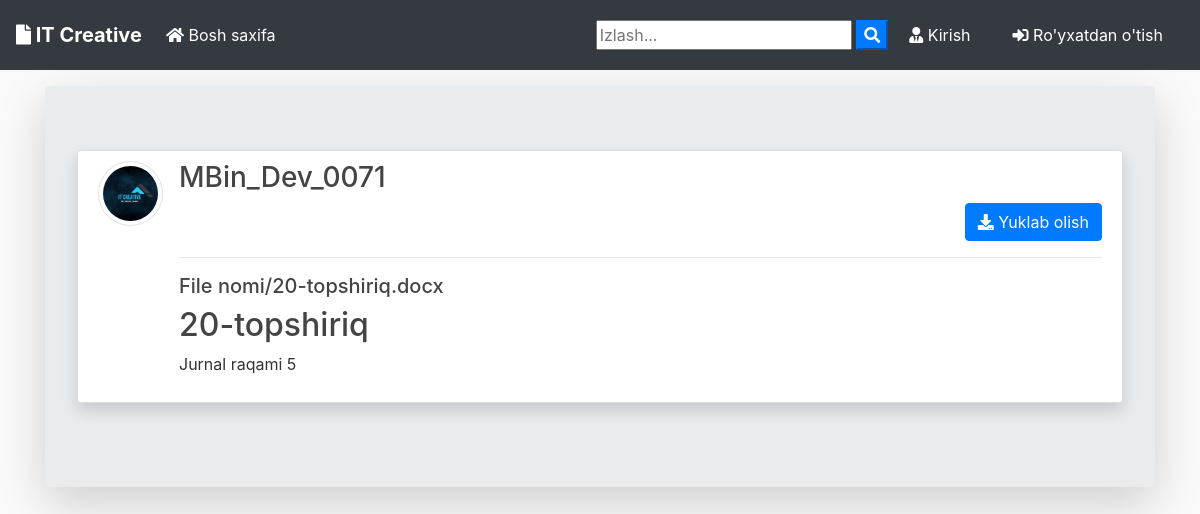
The page /post/29/ on the database its author committed.
### blog/models.py (models this page shows, shortened)
class Post(models.Model):
	title = models.CharField(max_length=100)
	file = models.FileField(null=True,blank=True,upload_to='File nomi')
	content = models.TextField()
	date_posted = models.DateTimeField(default=timezone.now)
	author = models.ForeignKey(User, on_delete=models.CASCADE)
	def extension(self):
		name, extension = os.path.splitext(self.file.name)
		return extension

### users/models.py (models this page shows, shortened)
class Profile(models.Model):
    user = models.OneToOneField(User, on_delete=models.CASCADE)
    image = models.ImageField(default='default.jpg', upload_to='profile_pics')

### blog/views.py (the view)
# urls.py: path('post/<int:pk>/', PostDetailView.as_view(), name='post-detail'),
class PostDetailView(DetailView):
    model = Post
    template_name = 'blog/post_detail.html'

### blog/templates/blog/post_detail.html (shortened to what this page needs)
{% extends "blog/base.html" %}
{% block content %}
<div class="jumbotron mt-3 shadow-lg">
<article class="media content-section shadow ">
   <a href="{{ object.author.profile.image.url }} " target="_blank"> <img src="{{ object.author.profile.image.url }}  " alt="" class="article-img rounded-circle img-thumbnail img-fluid">
   </a>
    <div class="media-body">
      <div class="">
        <div class="d-flex justify-content-between">
        <a class="mr-2 mt-0 mb-0  text-dark" href="{% url 'user-posts' object.author.username  %}"><h3>{{ object.author }}</h3></a>
        </div>
        {% if object.author != user %}
          <div class="form-group mt-0 pt-0 d-flex justify-content-end">
            <a href="{{ object.file.url }}" download class="btn btn-primary flex-last" type="submit"><i class="fas fa-download"></i> Yuklab olish</a>
          </div>
        {% endif %}
        <hr>
      </div>
      <div>
        {% if object.file %}
          {% if object.extension == '.jpg' or object.extension == 'jpeg' or object.extension == 'png' %}
            <a href="{{ object.file.url }}"  download ><img src="{{ object.file.url }}" alt="" class="img-fluid "></a>
            <a href="{{ object.file.url }}"  download class="text-dark"><h5>{{ object.file }}</h5></a>
          {% else %}
            <a href="{{ object.file.url }}"  download class="text-dark"><h5>{{ object.file }}</h5></a>
          {% endif %}
        {% endif %}
      </div>
      <h2>{{ object.title }}</h2>
      <p class="article-content">{{ object.content }}</p>
    </div>
  </article>
{% endblock content %}

### blog/static/blog/main.css (style rules this page uses)
body { background: #fafafa; color: #333333; margin-top: 0; }
h1, h2, h3, h4, h5, h6 { color: #444444; }
.content-section { background: #ffffff; padding: 10px 20px; border: 1px solid #dddddd; border-radius: 3px; margin-bottom: 20px; }
.article-content { white-space: pre-line; }
.article-img { height: 65px; width: 65px; margin-right: 16px; }

### rows shown on the page
Post: author.profile.image (picture), author "MBin_Dev_0071", file "File nomi/20-topshiriq.docx", title "20-topshiriq", content "Jurnal raqami 5"
